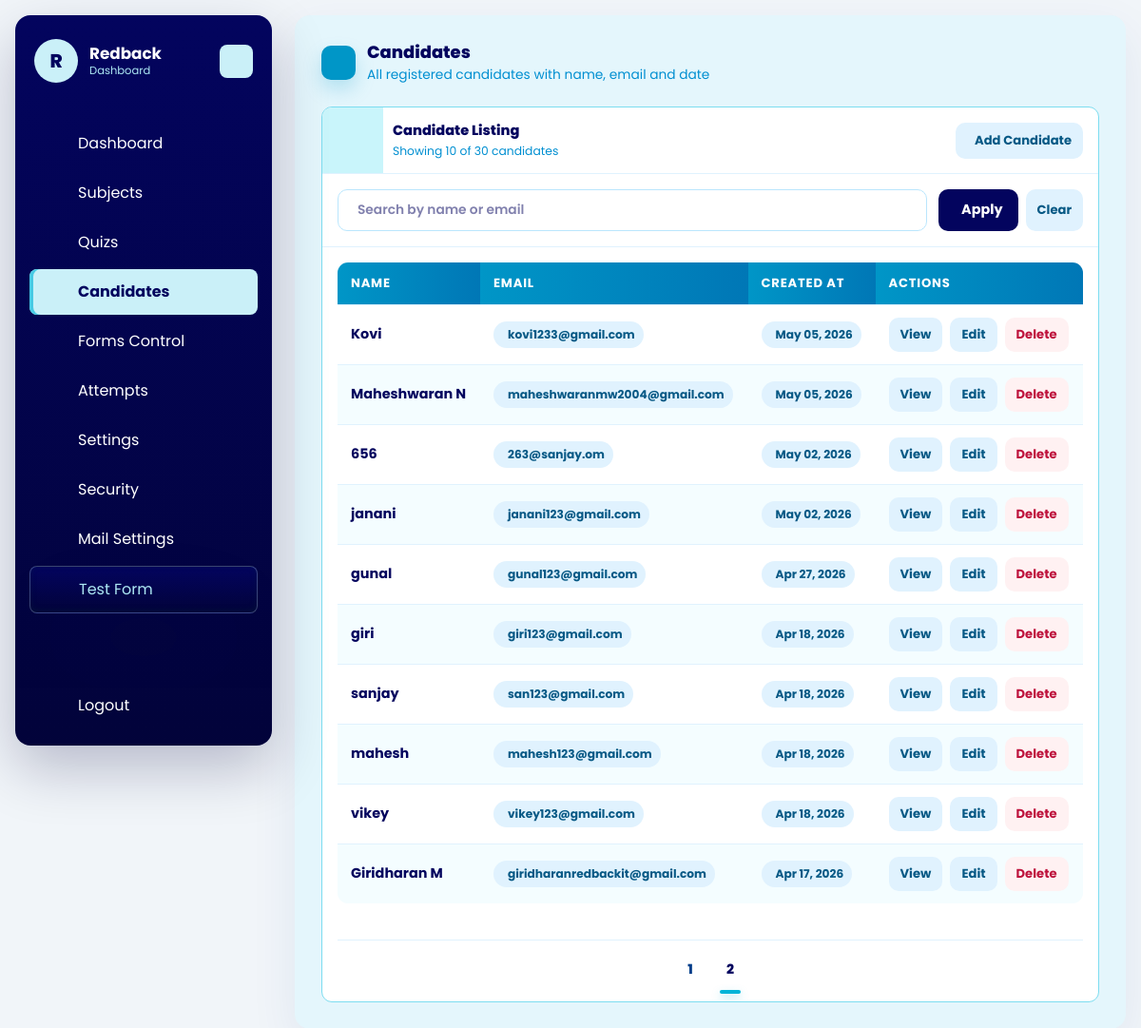
The app's page /dashboard/candidates/?page=2 (signed in), older data.
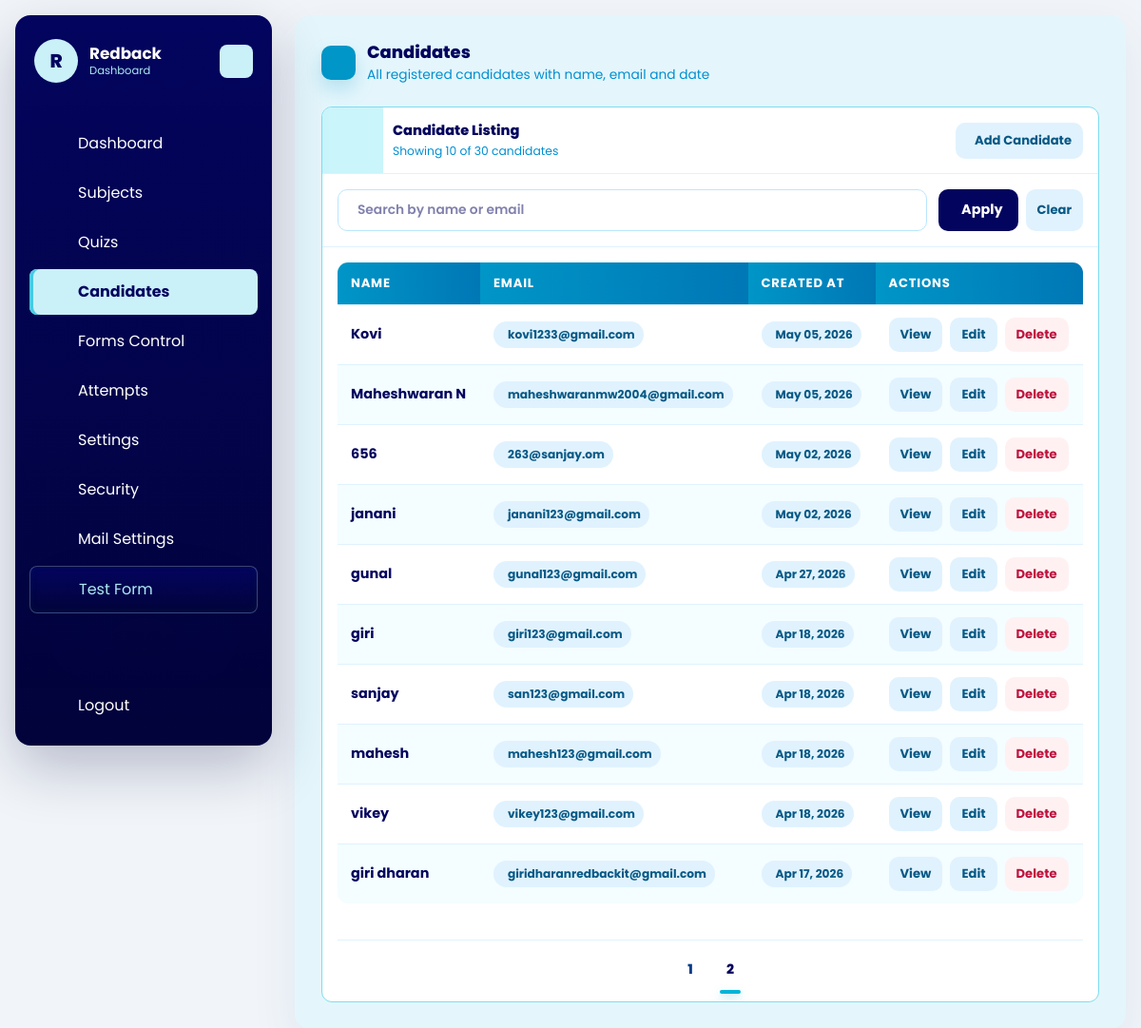
The same page, newer data.
### quiz/models.py (models this page shows, shortened)
class Candidate(models.Model):
    name = models.CharField(max_length=150)
    email = models.EmailField()
    designation_tech = models.CharField(max_length=150)
    created_at = models.DateTimeField(auto_now_add=True)
    class Meta:
        ordering = ['name']

### dashboard/views.py (the view)
# urls.py: path('candidates/', views.candidate_list, name='candidate_list'),
@company_login_required
def candidate_list(request):
    queryset = Candidate.objects.all().order_by('-created_at')
    search_query = request.GET.get('q', '').strip()
    if search_query:
        queryset = queryset.filter(
            Q(name__icontains=search_query) |
            Q(email__icontains=search_query)
        )
    total_count = queryset.count()
    paginator  = Paginator(queryset, 20)
    page_num   = request.GET.get('page', 1)
    page_obj   = paginator.get_page(page_num)
    params = request.GET.copy()
    params.pop('page', None)
    page_query_prefix = (params.urlencode() + '&') if params else ''
    page_numbers = list(
        paginator.get_elided_page_range(page_obj.number, on_each_side=2, on_ends=1)
    )
    return render(request, 'dashboard/candidate_list.html', {
        'title': 'Candidates',
        'objects': page_obj.object_list,
        'page_obj': page_obj,
        'page_numbers': page_numbers,
        'page_query_prefix': page_query_prefix,
        'total_count': total_count,
        'search_query': search_query,
    })

### dashboard/views.py (called while the page is built)
def get_logged_in_company(request):
    company_id = request.session.get('company_id')
    if not company_id:
        return None
    return Company.objects.filter(id=company_id, is_active=True).first()

def company_login_required(view_func):
    @wraps(view_func)
    def wrapper(request, *args, **kwargs):
        company = get_logged_in_company(request)
        if not company:
            return redirect(f"{reverse('dashboard:login')}?next={request.path}")
        request.company = company
        return view_func(request, *args, **kwargs)
    return wrapper

### templates/dashboard/candidate_list.html (shortened to what the changed rows need)
{% extends "base.html" %}
{% block content %}
<div id="dashboard-page-content">
<section class="quiz-shell">
    <div class="quiz-heading">
        <div class="quiz-heading-main">
            <div>
                <h1 class="quiz-title">Candidates</h1>
            </div>
        </div>
    </div>
    <div class="quiz-list-panel">
        <div class="attempt-table-wrap">
            {% if objects %}
                <table class="attempt-table">
                    <thead>
                        <tr>
                            <th>Name</th>
                            <th>Email</th>
                            <th>Created At</th>
                            <th>Actions</th>
                        </tr>
                    </thead>
                    <tbody>
                        {% for candidate in objects %}
                            <tr style="cursor:pointer;" onclick="window.location='{% url 'dashboard:candidate_detail' candidate.pk %}'">
                                <td>
                                    <strong>{{ candidate.name }}</strong>
                                </td>
                                <td>
                                    <span class="attempt-pill">
                                        {{ candidate.email }}
                                    </span>
                                </td>
                                <td>
                                    <span class="attempt-pill">
                                        {{ candidate.created_at|date:"M d, Y" }}
                                    </span>
                                </td>
                                <td>
                                    <div class="attempt-actions" onclick="event.stopPropagation();">
                                        <a href="{% url 'dashboard:candidate_detail' candidate.pk %}" class="attempt-btn secondary">View</a>
                                        <a href="{% url 'dashboard:candidate_update' candidate.pk %}" class="attempt-btn secondary">Edit</a>
                                        <a href="{% url 'dashboard:candidate_delete' candidate.pk %}" class="attempt-btn danger">Delete</a>
                                    </div>
                                </td>
                            </tr>
                        {% endfor %}
                    </tbody>
                </table>
            {% endif %}
        </div>
    </div>
</section>
</div>
{% endblock %}

Row changes from the older to the newer data that the page shows:
changed Candidate "giridharanredbackit@gmail.com": name "Giridharan M" → "giri dharan"
